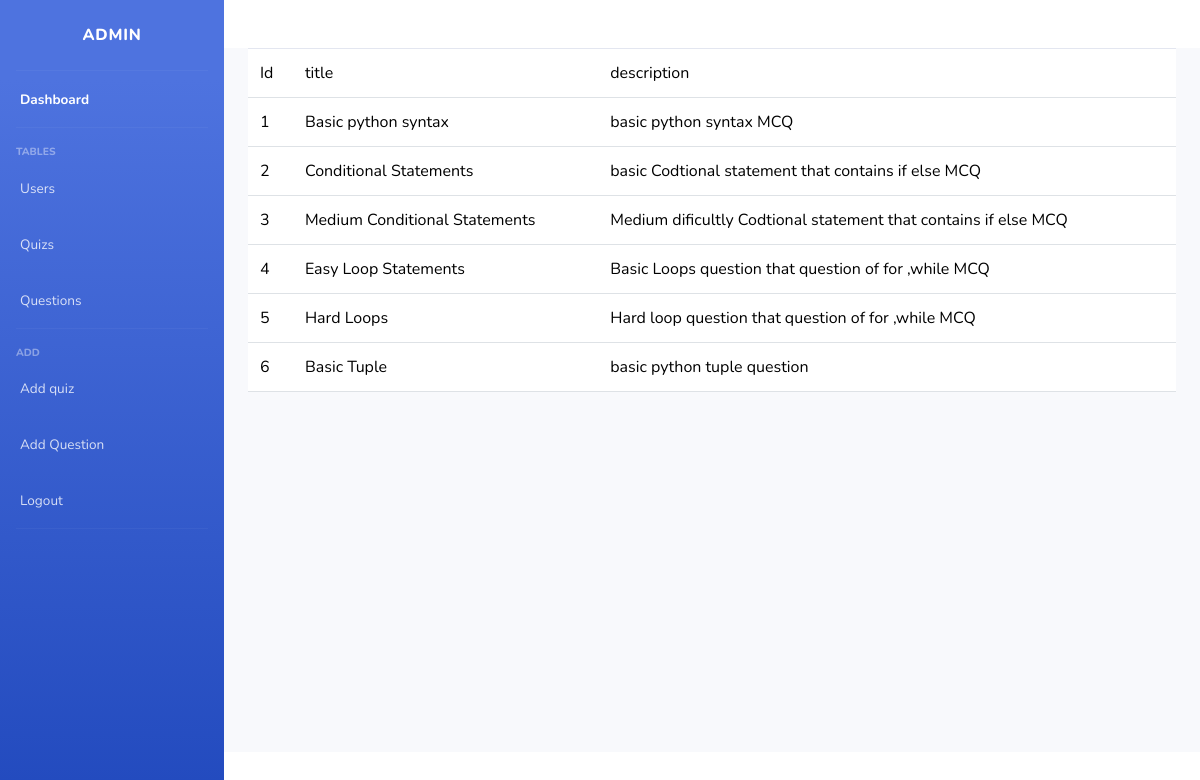
/admin/quiz (signed in), run on the app's committed database.
### website/models.py (models this page shows)
class Quiz(db.Model):
    quiz_id = db.Column(db.Integer, primary_key=True)
    title = db.Column(db.String(155))
    description = db.Column(db.String(500))
    questions = db.relationship('Question', backref='quiz', lazy=True)

### website/admin.py (the view)
@admin.route('/quiz')
@login_required
def quiz_table():
    if current_user.role !='admin':
        return redirect(url_for('views.home'))
    quizzes=getQuiz()
    return render_template('admin/quiz-table.html',quizzes=quizzes)

### website/__init__.py (called while the page is built)
def create_app():
    app = Flask(__name__)
    app.config['SECRET_KEY'] = 'KBMKENNEOLE'
    app.config['SQLALCHEMY_DATABASE_URI'] = 'sqlite:///database.db'
    db.init_app(app)
    from .views import views
    from .auth import auth
    from .admin import admin
    from .models import User, Quiz, Question, Option
    app.register_blueprint(views, url_prefix='/')
    app.register_blueprint(auth, url_prefix='/')
    app.register_blueprint(admin,url_prefix='/admin')
    create_database(app)
    login_manager=LoginManager()
    login_manager.login_view='auth.login'
    login_manager.init_app(app)
    @login_manager.user_loader
    def load_user(id):
        return User.query.get(int(id))
    return app

### website/admin.py (called while the page is built)
def getQuiz():
    quiz=Quiz.query.all()
    return quiz

### website/templates/admin/quiz-table.html
{% extends "admin/base.html" %}
{% block content %}
    <table class="table">
        <tr>
            <td class="text-bold">Id</td>
            <td class="text-bold">title</td>
            <td class="text-bold">description</td>
        </tr>
        {% for quiz in quizzes %}
        <tr>
            <td>{{ quiz.quiz_id }}</td>
            <td>{{ quiz.title }}</td>
            <td>{{ quiz.description }}</td>
        </tr>
        {% endfor %}
    </table>
{% endblock %}

### data on the page
Quiz: quiz_id "1", title "Basic python syntax", description "basic python syntax MCQ"
Quiz: quiz_id "2", title "Conditional Statements", description "basic Codtional statement that contains if else MCQ"
Quiz: quiz_id "3", title "Medium Conditional Statements", description "Medium dificultly Codtional statement that contains if else MCQ"
Quiz: quiz_id "4", title "Easy Loop Statements", description "Basic Loops question that question of for ,while MCQ"
Quiz: quiz_id "5", title "Hard Loops", description "Hard loop question that question of for ,while MCQ"
Quiz: quiz_id "6", title "Basic Tuple", description "basic python tuple question"
